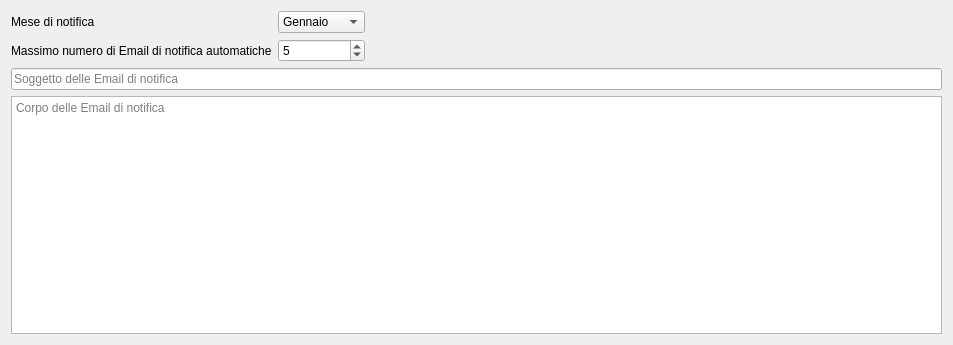
                    <widget class="QWidget" name="scrollAreaWidgetContents_2">
                     <property name="geometry">
                      <rect>
                       <x>0</x>
                       <y>0</y>
                       <width>953</width>
                       <height>345</height>
                      </rect>
                     </property>
                     <layout class="QVBoxLayout" name="verticalLayout_9">
                      <item>
                       <layout class="QHBoxLayout" name="horizontalLayout_4">
                        <item>
                         <layout class="QFormLayout" name="formLayout_4">
                          <item row="0" column="0">
                           <widget class="QLabel" name="label_5">
                            <property name="text">
                             <string>Mese di notifica </string>
                            </property>
                           </widget>
                          </item>
                          <item row="0" column="1">
                           <widget class="QComboBox" name="notification_month_combobox">
                            <item>
                             <property name="text">
                              <string>Gennaio</string>
                             </property>
                            </item>
                            <item>
                             <property name="text">
                              <string>Febbraio</string>
                             </property>
                            </item>
                            <item>
                             <property name="text">
                              <string>Marzo</string>
                             </property>
                            </item>
                            <item>
                             <property name="text">
                              <string>Aprile</string>
                             </property>
                            </item>
                            <item>
                             <property name="text">
                              <string>Maggio</string>
                             </property>
                            </item>
                            <item>
                             <property name="text">
                              <string>Giugno</string>
                             </property>
                            </item>
                            <item>
                             <property name="text">
                              <string>Luglio</string>
                             </property>
                            </item>
                            <item>
                             <property name="text">
                              <string>Agosto</string>
                             </property>
                            </item>
                            <item>
                             <property name="text">
                              <string>Settembre</string>
                             </property>
                            </item>
                            <item>
                             <property name="text">
                              <string>Ottobre</string>
                             </property>
                            </item>
                            <item>
                             <property name="text">
                              <string>Novembre</string>
                             </property>
                            </item>
                            <item>
                             <property name="text">
                              <string>Dicembre</string>
                             </property>
                            </item>
                           </widget>
                          </item>
                          <item row="1" column="0">
                           <widget class="QLabel" name="label_6">
                            <property name="text">
                             <string>Massimo numero di Email di notifica automatiche</string>
                            </property>
                           </widget>
                          </item>
                          <item row="1" column="1">
                           <widget class="QSpinBox" name="max_auto_email_spinbox">
                            <property name="value">
                             <number>5</number>
                            </property>
                           </widget>
                          </item>
                         </layout>
                        </item>
                        <item>
                         <spacer name="horizontalSpacer_4">
                          <property name="orientation">
                           <enum>Qt::Horizontal</enum>
                          </property>
                          <property name="sizeHint" stdset="0">
                           <size>
                            <width>40</width>
                            <height>20</height>
                           </size>
                          </property>
                         </spacer>
                        </item>
                       </layout>
                      </item>
                      <item>
                       <widget class="QLineEdit" name="subject_line">
                        <property name="placeholderText">
                         <string>Soggetto delle Email di notifica</string>
                        </property>
                       </widget>
                      </item>
                      <item>
                       <widget class="QPlainTextEdit" name="body_text">
                        <property name="placeholderText">
                         <string>Corpo delle Email di notifica</string>
                        </property>
                       </widget>
                      </item>
                     </layout>
                    </widget>
